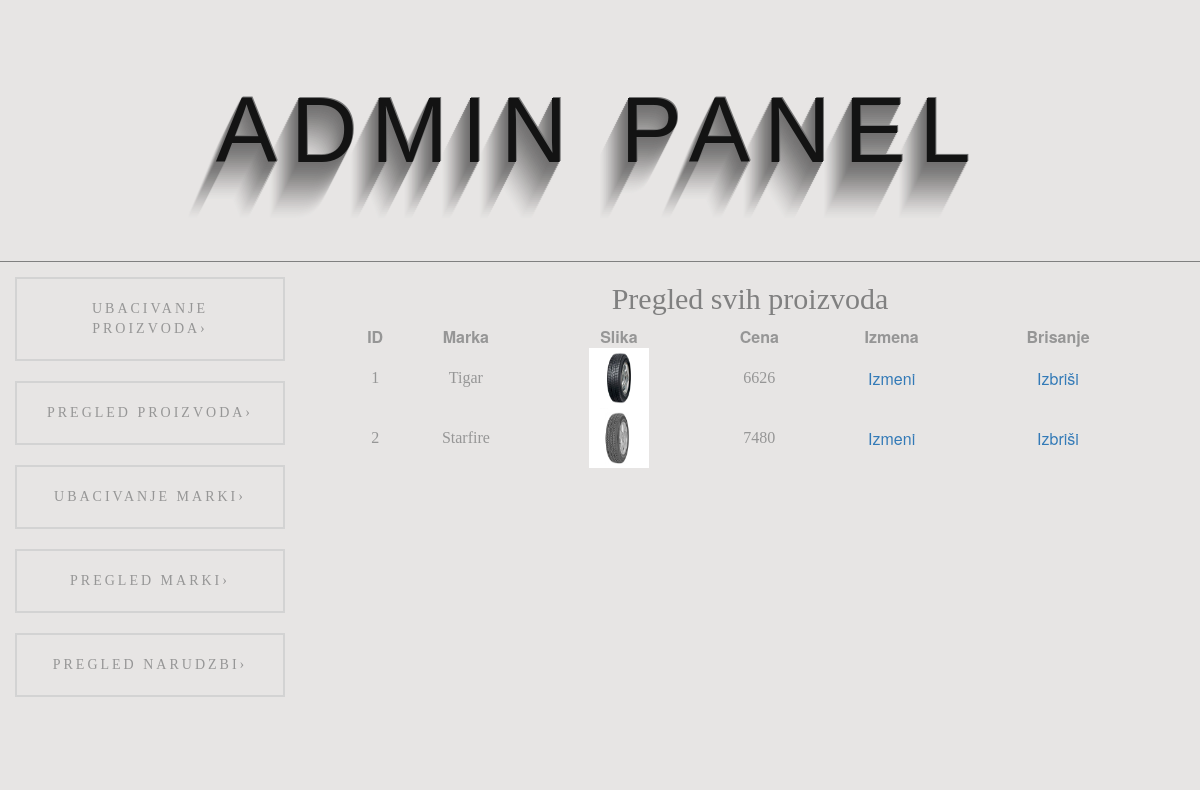
Screenshot of /admin_area/index.php?pregled_proizvoda with the database file from the repository.
### tables this page shows
CREATE TABLE IF NOT EXISTS `gume` (
  `id_guma` int(11) NOT NULL AUTO_INCREMENT,
  `id_marka` int(10) NOT NULL,
  `visina` int(10) NOT NULL,
  `sirina` int(10) NOT NULL,
  `precnik` varchar(10) NOT NULL,
  `opterecenje` varchar(10) NOT NULL,
  `indeks_brzine` text NOT NULL,
  `id_sezona` int(10) NOT NULL,
  `cena` varchar(10) NOT NULL,
  `slika` varchar(200) NOT NULL,
  `garancija` int(10) NOT NULL,
  PRIMARY KEY (`id_guma`),
  KEY `id_marka` (`id_marka`),
  KEY `id_sezona` (`id_sezona`)
);

CREATE TABLE IF NOT EXISTS `marka` (
  `id_marka` int(11) NOT NULL AUTO_INCREMENT,
  `marka` varchar(50) NOT NULL,
  PRIMARY KEY (`id_marka`)
);

### admin_area/pregled_proizvoda.php (the view, shortened to what this page needs)
<html>
<head>
</head>
<body>
</body>
</html>
<table width="795" align="center" bgcolor="#AFAFAF" >
    <tr align="center">
        <td colspan="6"><h2 style="color: grey;font-family: 'Bebas Neue Regular'">Pregled svih proizvoda</h2></td>
    </tr>
    <tr align="center" style="background-color: transparent;color: #969696"">
        <th style="text-align: center">ID</th>
        <th style="text-align: center">Marka</th>
        <th style="text-align: center">Slika</th>
        <th style="text-align: center">Cena</th>
        <th style="text-align: center">Izmena</th>
        <th style="text-align: center">Brisanje</th>
    </tr>
    <?php
    global $con;
    $get_pro = "select g.*,m.* from gume g
    JOIN marka m ON g.id_marka = m.id_marka ";
    $run_pro = mysqli_query($con, $get_pro);
    $i=0;
    while($row_pro = mysqli_fetch_array($run_pro)) {
        $id_gume = $row_pro['id_guma'];
        $marka = $row_pro['marka'];
        $slika = $row_pro['slika'];
        $cena = $row_pro['cena'];
        $i++;
        ?><tr align="center">
            <td style="color: #969696;font-family: 'Bebas Neue Regular'"><?php echo $i; ?></td>
            <td style="color: #969696;font-family: 'Bebas Neue Regular'"><?php echo $marka;?></td>
            <td><img style="background-color: transparent" src="product_images/<?php echo $slika;?>"width="60" height="60"/> </td>
            <td style="color: #969696;font-family: 'Bebas Neue Regular'"><?php echo $cena;?></td>
            <td><a href="index.php?izmena_proizvoda=<?php echo $id_gume; ?>">Izmeni</a></td>
            <td><a href="delete_pro.php?delete_pro=<?php echo $id_gume; ?>">Izbriši</a></td>
        </tr>
    <?php } ?>
</table>

### rows the page displays
gume: id_marka.marka "Tigar", slika (picture), cena "6626"
gume: id_marka.marka "Starfire", slika (picture), cena "7480"
